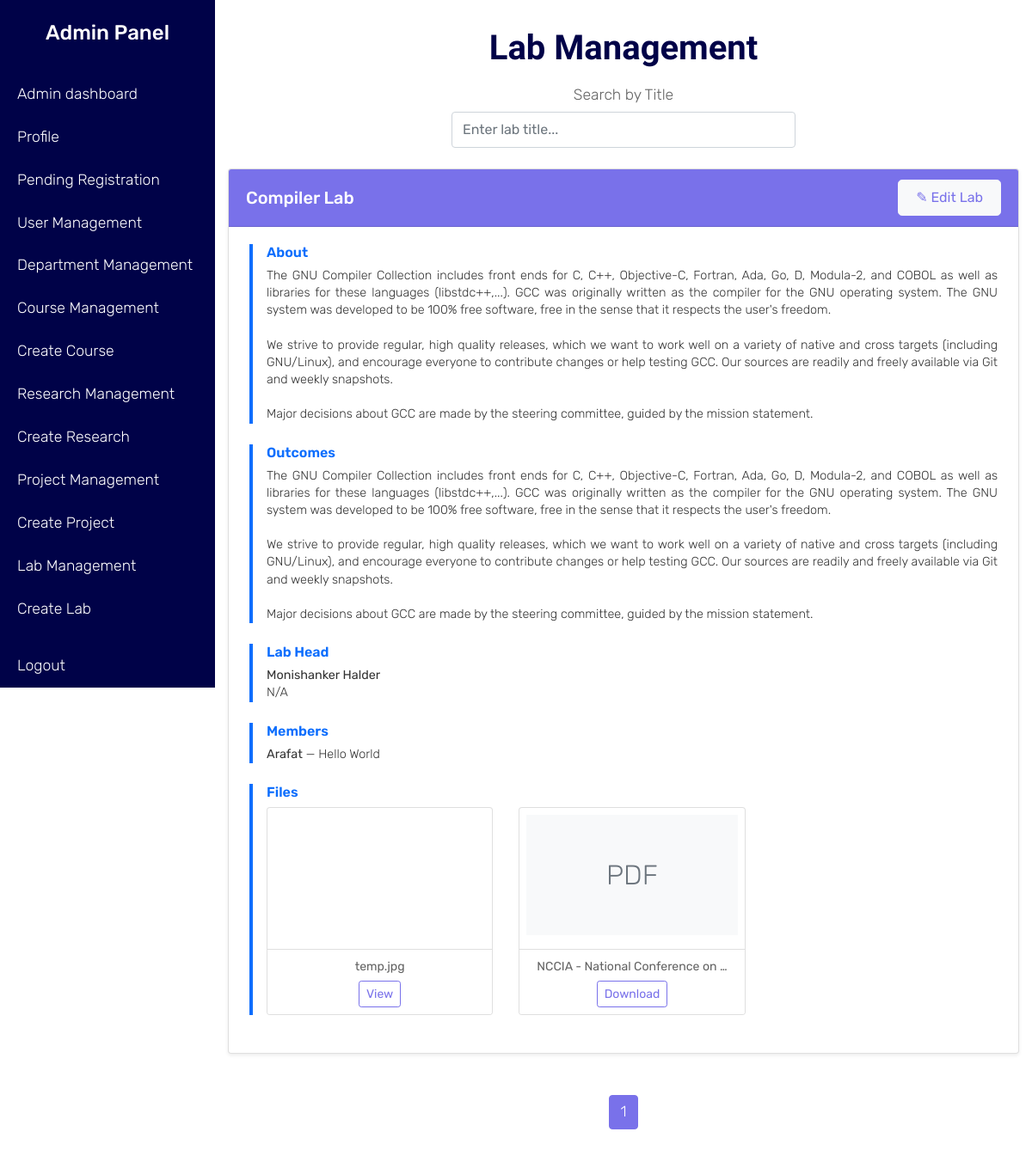
/admin/lab-management.php (signed in), run on the app's committed database.
### tables this page shows
CREATE TABLE `tbl_lab` (
  `lab_id` int(11) NOT NULL,
  `status` int(11) DEFAULT 0,
  `lab_title` text DEFAULT NULL,
  `lab_about` text DEFAULT NULL,
  `lab_outcome` text DEFAULT NULL,
  `lab_head_name` text DEFAULT NULL,
  `lab_head_details` text DEFAULT NULL,
  `lab_members_name` text DEFAULT NULL,
  `lab_members_details` text DEFAULT NULL,
  `files` text DEFAULT NULL,
  `created_at` timestamp NOT NULL DEFAULT current_timestamp(),
  `modified_at` timestamp NOT NULL DEFAULT current_timestamp() ON UPDATE current_timestamp()
);

CREATE TABLE `tbl_file` (
  `file_id` int(11) NOT NULL,
  `status` int(11) DEFAULT 1,
  `file_owner_id` int(11) NOT NULL,
  `file_original_name` text NOT NULL,
  `file_new_name` text NOT NULL,
  `created` timestamp NOT NULL DEFAULT current_timestamp(),
  `modified` timestamp NOT NULL DEFAULT current_timestamp() ON UPDATE current_timestamp()
);

### class-file/Lab.php (called while the page is built, shortened)
<?php
include_once 'DatabaseConnector.php';
class Lab
{
    public $conn;
    public $table = null;
    public function __construct($tableName = null)
    {
        $this->table = $tableName ?? 'tbl_lab';
    }
    public function ensureConnection()
    {
        if (!$this->conn) {
            $this->db = new DatabaseConnector();
            $this->db->connect();
            $this->conn = $this->db->getConnection();
        }
    }
    public function getByFilters(
        $lab_id     = null,
        $status     = null,
        $sort_col   = 'created_at',
        $sort_order = 'DESC'
    ) {
        $sql = "SELECT * FROM {$this->table} WHERE 1";
        $sql .= " ORDER BY {$sort_col} {$sort_order}";
        $res = mysqli_query($this->conn, $sql);
        $rows = [];
        while ($row = mysqli_fetch_assoc($res)) {
            $rows[] = $row;
        }
        return $rows;
    }
}
?>

### class-file/DatabaseConnector.php (called while the page is built, shortened)
<?php
class DatabaseConnector
{
    public $servername = "localhost";
    public $username = "root";
    public $password = "";
    public $dbname = "portfolio";
    public $connection;
    public function connect()
    {
        $this->connection = mysqli_connect(
            $this->servername,
            $this->username,
            $this->password,
            $this->dbname
        );
        return true;
    }
    public function getConnection()
    {
        return $this->connection;
    }
}

### class-file/File.php (called while the page is built, shortened)
<?php
include_once 'DatabaseConnector.php';
class FileManager
{
    private $conn;
    public function ensureConnection()
    {
        if (!$this->conn) {
            $db = new DatabaseConnector();
            $db->connect();
            $this->conn = $db->getConnection();
        } else {
            return 0;
        }
    }
    public function getByFilters($file_id = null, $status = null, $file_owner_id = null): array
    {
        $sql     = "SELECT * FROM tbl_file WHERE 1";
        $filters = [
            'file_id'       => $file_id,
            'status'        => $status,
            'file_owner_id' => $file_owner_id,
        ];
        foreach ($filters as $col => $val) {
            if ($val !== null) {
                if (is_array($val)) {
                    $safe = array_map(fn($v) => intval($v), $val);
                    $sql .= " AND {$col} IN (" . implode(',', $safe) . ")";
                } else {
                    $sql .= " AND {$col} = " . intval($val);
                }
            }
        }
        $res = mysqli_query($this->conn, $sql);
        $rows = [];
        while ($row = mysqli_fetch_assoc($res)) {
            $rows[] = $row;
        }
        return $rows;
    }
}
?>

### admin/lab-management.php (the view, shortened to what this page needs)
<?php
include_once "../class-file/Lab.php";
include_once "../class-file/File.php";
$lab = new Lab();
$file = new FileManager();
$allLabs = $lab->getByFilters();
?>
<!DOCTYPE html>
<html lang="en">
<head>
    <link rel="stylesheet" href="../fonts/icomoon/style.css">
    <link rel="stylesheet" href="../css/bootstrap.min.css">
    <link rel="stylesheet" href="../css/jquery-ui.css">
    <link rel="stylesheet" href="../css/owl.carousel.min.css">
    <link rel="stylesheet" href="../css/owl.theme.default.min.css">
    <link rel="stylesheet" href="../css/owl.theme.default.min.css">
    <link rel="stylesheet" href="../css/jquery.fancybox.min.css">
    <link rel="stylesheet" href="../css/bootstrap-datepicker.css">
    <link rel="stylesheet" href="../fonts/flaticon/font/flaticon.css">
    <link rel="stylesheet" href="../css/aos.css">
    <link rel="stylesheet" href="../css/style.css">
</head>
<body data-spy="scroll" data-target=".site-navbar-target" data-offset="300">
    <div class="site-wrap">
        <?php
        include_once "sidebar.php";
        ?>
        <div class="container my-4">
            <div class="section-heading-wrapper mb-4">
                <div class="section-title-wrapper text-center">
                    <h2>Lab Management</h2>
                </div>
                <div class="search-by-title text-center mb-3">
                    <p class="mb-1 fw-semibold">Search by Title</p>
                    <div class="d-flex justify-content-center">
                        <input
                            id="search-input"
                            type="text"
                            class="form-control"
                            style="max-width: 400px;"
                            placeholder="Enter lab title...">
                    </div>
                </div>
            </div>
            <div class="row" id="courseContainer">
                <?php if (!empty($allLabs)): ?>
                    <?php foreach ($allLabs as $row): ?>
                        <?php
                        $lab->setProperties($row);
                        $names   = json_decode($lab->lab_members_name, true) ?: [];
                        $details = json_decode($lab->lab_members_details, true) ?: [];
                        ?>
                        <div class="col-12 mb-4 lab-card" data-title="<?php echo strtolower($lab->lab_title); ?>">
                            <div class="card h-100 shadow-sm position-relative" style="text-align: justify;">
                                <div class="card-header bg-primary text-white d-flex justify-content-between align-items-center">
                                    <h5 class="mb-0"><?php echo htmlspecialchars($lab->lab_title); ?></h5>
                                    <a href="create-lab.php?editLab=<?php echo $lab->lab_id; ?>"
                                        class="btn btn-lg btn-light text-primary fw-semibold"
                                        style="font-size:1rem; padding:.5rem 1.25rem;"
                                        aria-label="Edit Lab">
                                        ✎ Edit Lab
                                    </a>
                                </div>
                                <div class="card-body px-4">
                                    <div class="mb-4 section-block">
                                        <h6 class="section-title">About</h6>
                                        <p class="section-text"><?php echo nl2br(htmlspecialchars($lab->lab_about)); ?></p>
                                    </div>
                                    <div class="mb-4 section-block">
                                        <h6 class="section-title">Outcomes</h6>
                                        <p class="section-text"><?php echo nl2br(htmlspecialchars($lab->lab_outcome)); ?></p>
                                    </div>
                                    <div class="mb-4 section-block">
                                        <h6 class="section-title">Lab Head</h6>
                                        <p class="section-text">
                                            <strong><?php echo htmlspecialchars($lab->lab_head_name); ?></strong><br>
                                            <?php echo nl2br(htmlspecialchars($lab->lab_head_details)); ?>
                                        </p>
                                    </div>
                                    <?php if (!empty($names)): ?>
                                        <div class="mb-4 section-block">
                                            <h6 class="section-title">Members</h6>
                                            <p class="section-text">
                                                <?php foreach ($names as $i => $member): ?>
                                                    <strong><?php echo htmlspecialchars($member); ?></strong>
                                                    <?php if (!empty($details[$i])): ?>
                                                        — <?php echo htmlspecialchars($details[$i]); ?>
                                                    <?php endif; ?>
                                                    <br>
                                                <?php endforeach; ?>
                                            </p>
                                        </div>
                                    <?php endif; ?>
                                    <?php if ($lab->files): ?>
                                        <div class="mb-4 section-block">
                                            <h6 class="section-title">Files</h6>
                                            <div class="row g-3">
                                                <?php
                                                $imgExts = ['jpg', 'jpeg', 'png', 'gif', 'bmp', 'webp'];
                                                foreach (explode(',', $lab->files) as $fid):
                                                    $file->getByFilters($fid);
                                                    $path = "../uploads1/{$file->file_new_name}";
                                                    $ext  = strtolower(pathinfo($file->file_new_name, PATHINFO_EXTENSION));
                                                ?>
                                                    <div class="col-12 col-sm-6 col-md-4">
                                                        <div class="card file-card h-100 text-center">
                                                            <div class="card-body p-2">
                                                                <?php if (in_array($ext, $imgExts)): ?>
                                                                    <img src="<?php echo $path; ?>"
                                                                        class="img-fluid mb-2"
                                                                        style="height:140px; object-fit:cover;"
                                                                        alt="">
                                                                <?php else: ?>
                                                                    <div class="file-icon d-flex align-items-center justify-content-center mb-2">
                                                                        <?php echo strtoupper($ext); ?>
                                                                    </div>
                                                                <?php endif; ?>
                                                            </div>
                                                            <div class="card-footer bg-white py-2">
                                                                <div class="small text-truncate"><?php echo htmlspecialchars($file->file_original_name); ?></div>
                                                                <a href="<?php echo $path; ?>" target="_blank"
                                                                    class="btn btn-sm btn-outline-primary mt-1">
                                                                    <?php echo in_array($ext, $imgExts) ? 'View' : 'Download'; ?>
                                                                </a>
                                                            </div>
                                                        </div>
                                                    </div>
                                                <?php endforeach; ?>
                                            </div>
                                        </div>
                                    <?php endif; ?>
                                </div>
                            </div>
                        </div>
                    <?php endforeach; ?>
                <?php else: ?>
                    <p class="text-center">No research labs available at the moment.</p>
                <?php endif; ?>
            </div>
            <div class="pagination-wrapper text-center mt-4">
                <ul class="pagination justify-content-center" id="paginationNav"></ul>
            </div>
        </div>
    </div>
    </div>
</body>
</html>

### admin/sidebar.php (shortened to what this page needs)
<nav id="sidebar" class="sidebar bg-dark text-white">
    <div class="sidebar-header text-center py-4">
        <h4>Admin Panel</h4>
    </div>
    <ul class="list-unstyled components">
        <li><a href="dashboard.php" class="text-white">Admin dashboard</a></li>
        <li><a href="profile.php" class="text-white">Profile</a></li>
        <li><a href="pending-registration.php" class="text-white">Pending Registration</a></li>
        <li><a href="user-management.php" class="text-white">User Management</a></li>
        <li><a href="department.php" class="text-white">Department Management</a></li>
        <li><a href="course-management.php" class="text-white">Course Management</a></li>
        <li><a href="create-course.php" class="text-white">Create Course</a></li>
        <li><a href="research-management.php" class="text-white">Research Management</a></li>
        <li><a href="create-research.php" class="text-white">Create Research</a></li>
        <li><a href="project-management.php" class="text-white">Project Management</a></li>
        <li><a href="create-project.php" class="text-white">Create Project</a></li>
        <li><a href="lab-management.php" class="text-white">Lab Management</a></li>
        <li><a href="create-lab.php" class="text-white">Create Lab</a></li>
    </ul>
    <ul class="list-unstyled components">
        <li><a href="logout.php" class="text-white">Logout</a></li>
    </ul>
</nav>
<div id="content" class="flex-grow-1">

### css/style.css (style rules this page uses)
body { line-height: 1.7; color: #636363; font-weight: 300; font-size: 1.1rem; font-family: "Rubik", sans-serif; }
a { -webkit-transition: .3s all ease; -o-transition: .3s all ease; transition: .3s all ease; }
.form-control { height: calc(2.5rem + 2px) !important; }
.section-heading-wrapper { margin-bottom: 60px; }
.section-title-wrapper h2 { font-family: "Heebo", sans-serif; font-size: 2.5rem; line-height: 1.6; font-weight: 700; color: #000248; }
.sidebar { width: 250px; height: 100vh; position: fixed; top: 0; left: 0; z-index: 1000; background: #000248 !important; transition: width 0.3s ease; overflow-x: hidden; }
.sidebar-header { background: #000248 !important; font-size: 1.25rem; }
.sidebar ul { list-style: none; padding: 0; }
.sidebar ul li { padding: 10px 20px; transition: all 0.3s ease; }
.sidebar ul li a { text-decoration: none; display: block; color: #adb5bd; transition: color 0.3s ease; }
#content { margin-left: 250px; transition: margin-left 0.3s ease; }

### admin/lab-management.php (style rules this page uses)
.section-block { border-left: 4px solid #0d6efd; padding-left: 1rem; }
.section-title { font-size: 1rem; margin-bottom: .5rem; color: #0d6efd; font-weight: 600; }
.section-text { font-size: .9rem; color: #333; line-height: 1.4; }
.file-card { transition: transform .2s, box-shadow .2s; }
.file-icon { width: 100%; height: 140px; background: #f8f9fa; font-size: 2rem; color: #6c757d; }

### admin/sidebar.php (style rules this page uses)
#sidebar { width: 250px; }
@media (min-width: 992px) { #sidebar { position: fixed; top: 0; left: 0; transform: translateX(0) !important; } }
@media (min-width: 992px) { #content { margin-left: 250px; } }

### data on the page
tbl_lab: lab_title "Compiler Lab", lab_about "The GNU Compiler Collection includes front ends for C, C++, Objective-C, Fortran, Ada, Go, D, Modula-2, and COBOL as well as libraries for these languages (libstdc++,...). GCC was originally written as the compiler for the GNU operating system. The GNU system was developed to be 100% free software, free in the sense that it respects the user's freedom. We strive to provide regular, high quality releases, which we want to work well on a variety of native and cross targets (including GNU/Linux), and encourage everyone to contribute changes or help testing GCC. Our sources are readily and freely available via Git and weekly snapshots. Major decisions about GCC are made by the steering…", lab_outcome "The GNU Compiler Collection includes front ends for C, C++, Objective-C, Fortran, Ada, Go, D, Modula-2, and COBOL as well as libraries for these languages (libstdc++,...). GCC was originally written as the compiler for the GNU operating system. The GNU system was developed to be 100% free software, free in the sense that it respects the user's freedom. We strive to provide regular, high quality releases, which we want to work well on a variety of native and cross targets (including GNU/Linux), and encourage everyone to contribute changes or help testing GCC. Our sources are readily and freely available via Git and weekly snapshots. Major decisions about GCC are made by the steering…", lab_head_name "Monishanker Halder", lab_head_details "N/A", lab_members_name "Arafat", lab_members_details "Hello World"
tbl_file: file_original_name "temp.jpg", shows "View"
tbl_file: file_new_name "PDF", file_original_name "NCCIA - National Conference on…", shows "Download"
